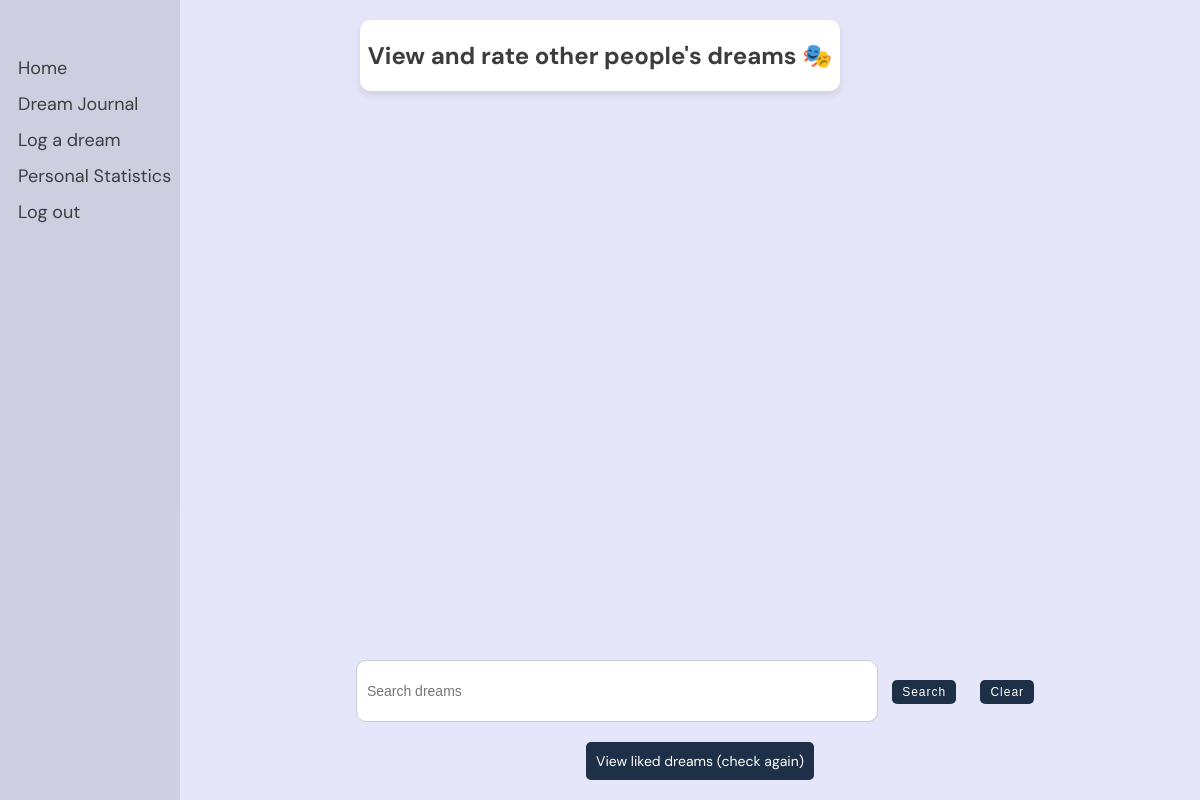
Before: /dreams/gallery/ (signed in) with the older database file.
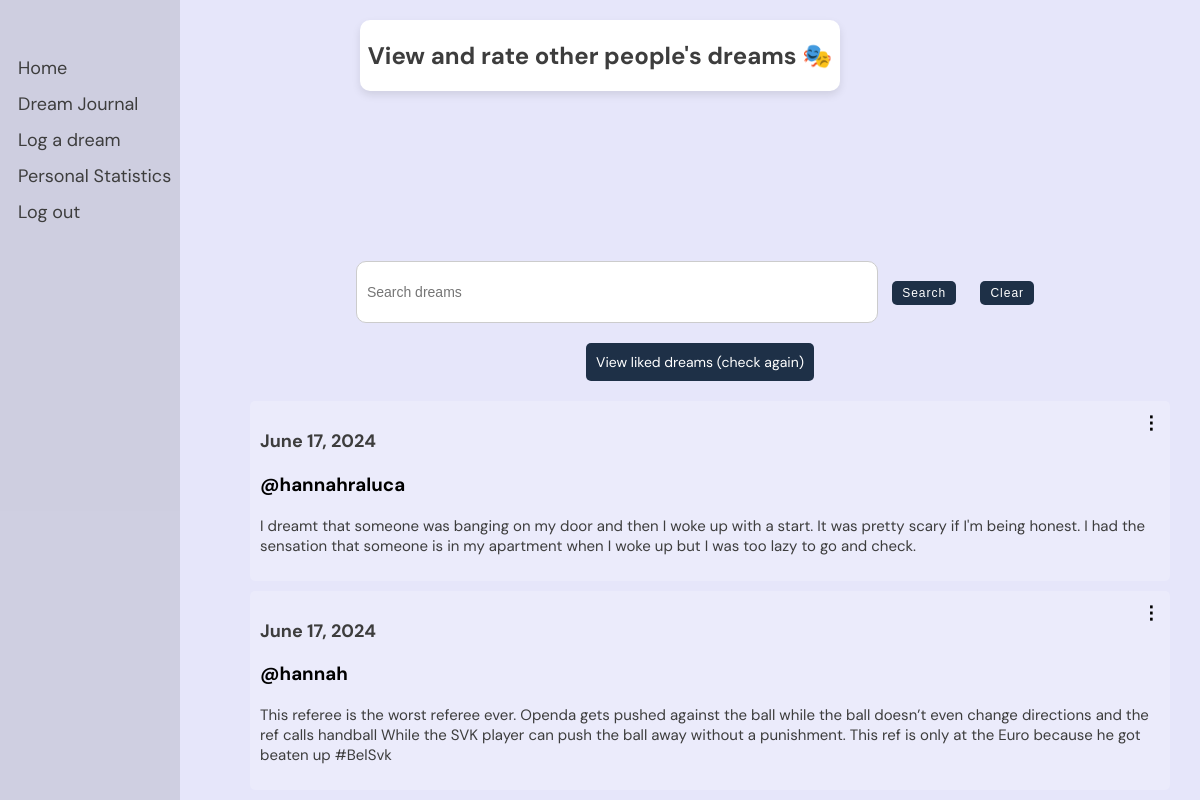
After: the same page with the newer database file.
### dreams/models.py (models this page shows, shortened)
class Dream(models.Model):
    user = models.ForeignKey(User, on_delete=models.CASCADE)
    date = models.DateField()
    content = models.TextField()
    shared = models.BooleanField(default=False)
    processed = models.BooleanField(default=False)
    is_favorite = models.BooleanField(default=False)
    is_liked = models.BooleanField(default=False)

### dreams/views.py (the view)
# urls.py: path('gallery/', views.gallery, name='gallery'),
@login_required
def gallery(request):
    query = request.GET.get('q', '')
    user = Dream.user
    dreams = Dream.objects.all()
    if query:
        dreams = dreams.filter(content__icontains=query)
    context = {
        'dreams': dreams,
        'query': query,
        'user': user,
    }
    return render(request, 'dreams/gallery.html', context)

### dreams/templatetags/highlight.py (called while the page is built)
@register.filter(name='highlight')
def highlight(text, search):
    pattern = re.compile(re.escape(search), re.IGNORECASE)
    highlighted_text = pattern.sub(f'<span class="highlight">{search}</span>', text)
    return highlighted_text

### dreams/templates/dreams/gallery.html (shortened to what this page needs)
{% load static %}
{% load highlight %}
<!DOCTYPE html>
<html>
<head>
    <link rel="stylesheet" type="text/css" href="{% static 'css/styles.css' %}">
</head>
<body>
    <div class="header">
        <h2>View and rate other people's dreams 🎭</h2>
    </div>
    <div class="sidenav">
        <a href="/">Home</a>
        <a href="{% url 'dreams:dream_journal' %}">Dream Journal</a>
        <a href="{% url 'dreams:log_dream' %}">Log a dream</a>
        <a href="{% url 'dreams:personal_statistics' %}">Personal Statistics</a>
        <a href="{% url 'logout' %}">Log out</a>
    </div>
    <div class="container">
        <form class="search-form" method="get" action="{% url 'dreams:dream_journal' %}">
            <input id="searchInput" type="text" name="q" placeholder="Search dreams" value="{{ query }}">
            <button type="submit">Search</button>
            <button type="button" onclick="clearSearch()">Clear</button>
        </form>
        <div class="button-container">
            <div>
                {% if is_liked_view %}
                    <a href="{% url 'dreams:gallery' %}" class="button">View all dreams</a>
                {% else %}
                    <a href="{% url 'dreams:view_liked' %}" class="button">View liked dreams (check again)</a>
                {% endif %}
            </div>
        </div>
        <div class="dreams">
            {% if dreams %}
                {% for dream in dreams|dictsortreversed:"date" %}
                    {% if dream.shared%}
                        {% if not query or query|lower in dream.content|lower %}
                            <div class="dream">
                                <h3 class="dream-date">{{ dream.date }}</h3>
                                <h3 class="dream-user">@{{ dream.user }}</h3>
                                <p class="dream-content">
                                    {% autoescape off %}
                                    {{ dream.content|safe|highlight:query }}
                                    {% endautoescape %}
                                </p>
                                <div class="menu">
                                    <span class="icon">⋮</span>
                                </div>
                            </div>
                        {% endif %}
                    {% endif %}
                {% endfor %}
            {% else %}
                <p>No shared dreams found.</p>
            {% endif %}
        </div>
    </div>
</body>
</html>

Changed rows visible on the page:
added Dream: date "June 17, 2024", user "hannahraluca", content|highlight "I d r e a m t t h a t s o m e o n e w a s b a n g i n g o n m y d o o r a n d t h e n I w o k e u p w i t h a s t a r t . I t w a s p r e t t y s c a r y i f I ' m b e i n g h o n e s t . I h a d t h e s e n s a t i o n t h a t s o m e o n e i s i n m y a p a r t m e n t w h e n I w o k e u p b u t I w a s t o o l a z y t o g o a n d c h e c k ."
added Dream: date "June 17, 2024", user "hannah", content|highlight "T h i s r e f e r e e i s t h e w o r s t r e f e r e e e v e r . O p e n d a g e t s p u s h e d a g a i n s t t h e b a l l w h i l e t h e b a l l d o e s n ’ t e v e n c h a n g e d i r e c t i o n s a n d t h e r e f c a l l s h a n d b a l l W h i l e t h e S V K p l a y e r c a n p u s h t h e b a l l a w a y w i t h o u t a p u n i s h m e n t . T h i s r e f i s o n l y a t t h e E u r o b e c a u s e h e g o t b e a t e n u p # B e l S v k"
